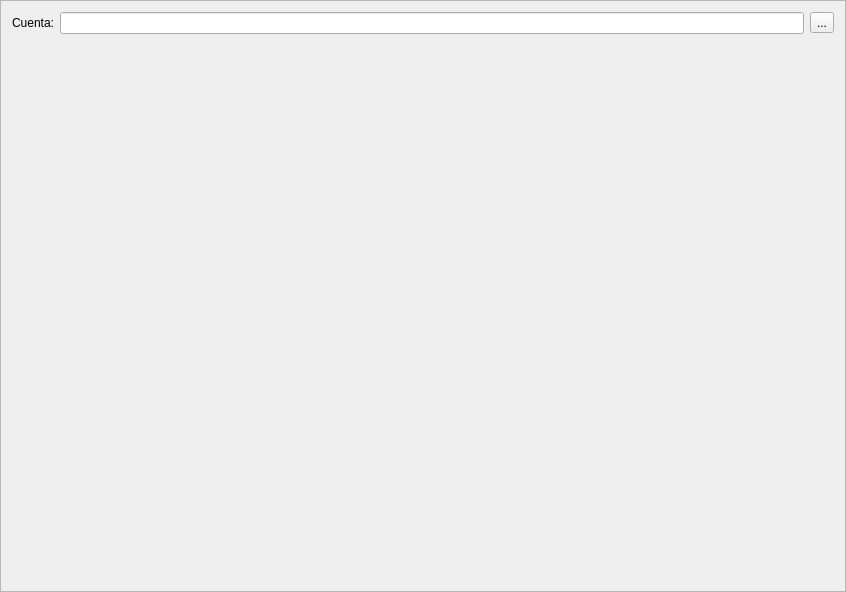
<?xml version="1.0" encoding="UTF-8"?>
<ui version="4.0">
 <class>ReceiveFrame</class>
 <widget class="QFrame" name="ReceiveFrame">
  <property name="geometry">
   <rect>
    <x>0</x>
    <y>0</y>
    <width>846</width>
    <height>592</height>
   </rect>
  </property>
  <property name="windowTitle">
   <string>Frame</string>
  </property>
  <property name="frameShape">
   <enum>QFrame::StyledPanel</enum>
  </property>
  <property name="frameShadow">
   <enum>QFrame::Raised</enum>
  </property>
  <layout class="QVBoxLayout" name="verticalLayout">
   <item>
    <layout class="QHBoxLayout" name="horizontalLayout">
     <item>
      <widget class="QLabel" name="label">
       <property name="text">
        <string>Cuenta:</string>
       </property>
      </widget>
     </item>
     <item>
      <widget class="QLineEdit" name="m_addressEdit">
       <property name="readOnly">
        <bool>true</bool>
       </property>
      </widget>
     </item>
     <item>
      <widget class="QToolButton" name="m_copyButton">
       <property name="text">
        <string>...</string>
       </property>
       <property name="icon">
        <iconset resource="../../resources.qrc">
         <normaloff>:/icons/copy</normaloff>:/icons/copy</iconset>
       </property>
      </widget>
     </item>
    </layout>
   </item>
   <item>
    <spacer name="verticalSpacer">
     <property name="orientation">
      <enum>Qt::Vertical</enum>
     </property>
     <property name="sizeHint" stdset="0">
      <size>
       <width>20</width>
       <height>40</height>
      </size>
     </property>
    </spacer>
   </item>
  </layout>
 </widget>
 <resources>
  <include location="../../resources.qrc"/>
 </resources>
 <connections>
  <connection>
   <sender>m_copyButton</sender>
   <signal>clicked()</signal>
   <receiver>ReceiveFrame</receiver>
   <slot>copyAddress()</slot>
   <hints>
    <hint type="sourcelabel">
     <x>818</x>
     <y>26</y>
    </hint>
    <hint type="destinationlabel">
     <x>422</x>
     <y>295</y>
    </hint>
   </hints>
  </connection>
 </connections>
 <slots>
  <slot>copyAddress()</slot>
 </slots>
</ui>
